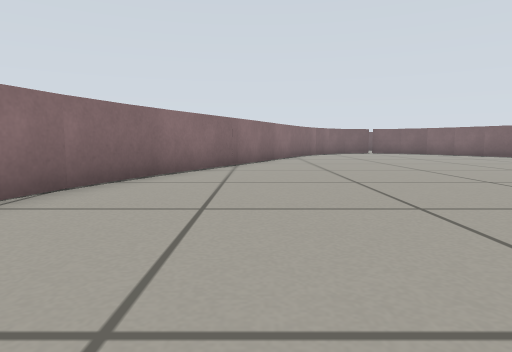
view 1 (above)

13 first-person views from a walk through a world built for the Gazebo simulator. The camera is 0.31 m above the floor, tilts 6° down and sees 75° across. The floor is counted in squares, 0.5 m on a side. Each view is taken from the middle of a square. On the plan, view 1 faces up. The plan holds only what a view shows up to about 10 squares ahead; the rest is blank. The place goes on beyond the plan.

view 2
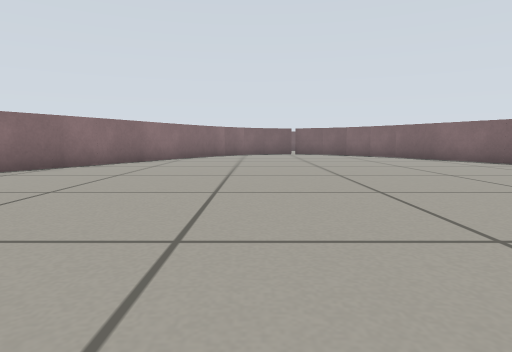

view 3
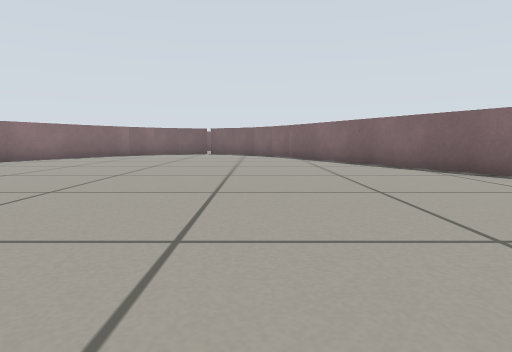

view 4
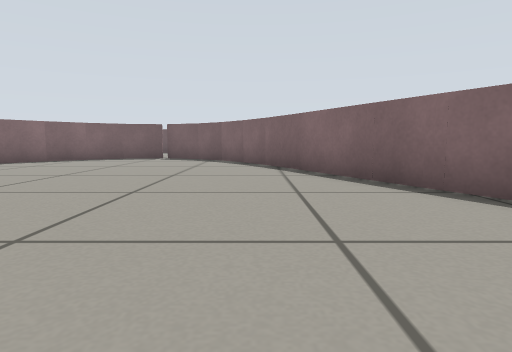

view 5
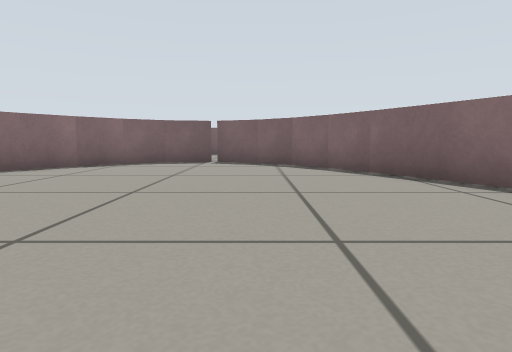

view 6
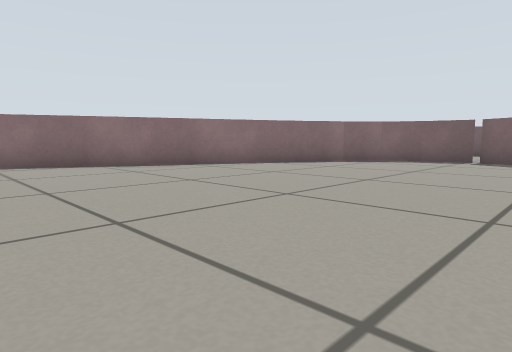

view 7
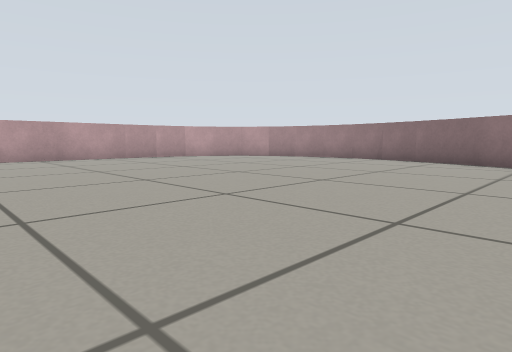

view 8
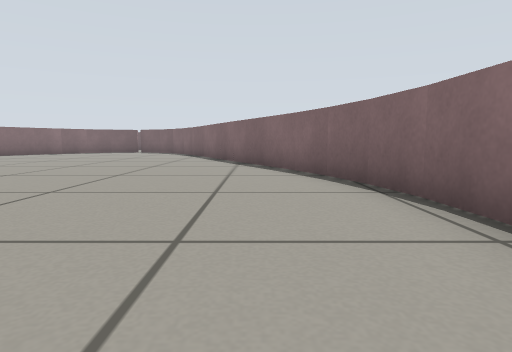

view 9
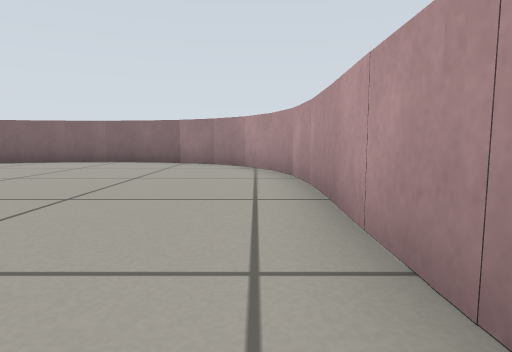

view 10
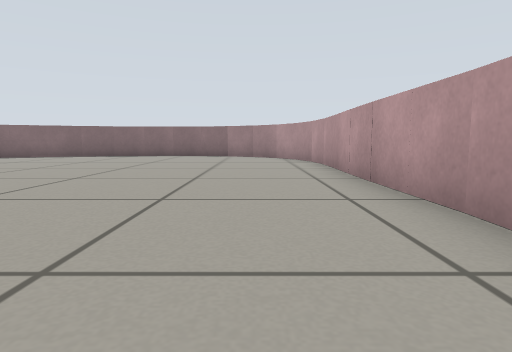

view 11
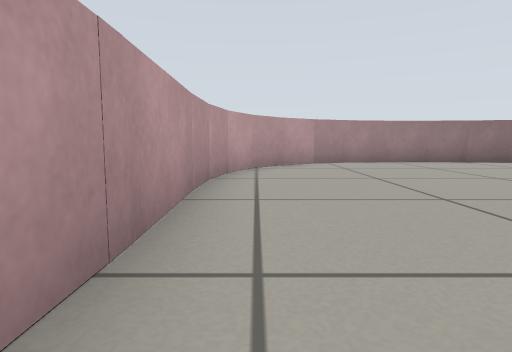

view 12
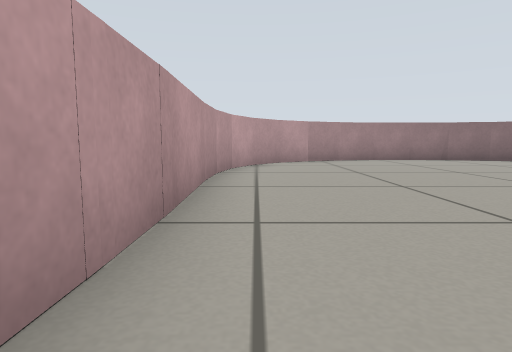

view 13
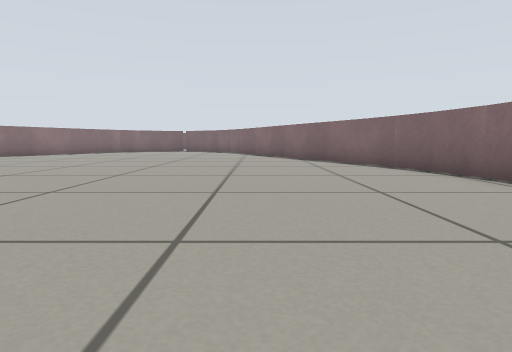

### Floor plan
Points are (right, up) in squares from view 1. A wall is a line through its corners. A room is listed if a view was taken in it or the views show most of it. See-through windows are left out.
Room 1 (views 1, 2, 3, 4, 5, 6, 7, 8, 9, 10, 11, 12, 13)
walls: (13.4, 4.9) (8.6, 14.6); (13.6, 3.7) (13.2, 5); (-2, 5.5) (-2.5, 4.3); (13.8, 2.5) (13.6, 3.8); (-2.4, 4.4) (-2.7, 3.2) (-2.9, 2) (-2.8, 0.8); (13.9, 1.4) (13.8, 2.6); (13.7, 0.2) (13.9, 1.5); (8.7, -3.8) (10, -3.7); (13.4, -1) (13.8, 0.4); (9.9, -3.7) (11.1, -3.3); (-2.8, 0.9) (-2.6, -0.4); (1.6, -3.7) (8.9, -3.8); (12.8, -2) (13.4, -0.9); (11, -3.4) (12.1, -2.7) (12.9, -1.8); (2.1, 14.1) (-2.1, 5.4); (8.7, 14.6) (7.9, 15.6); (-2.6, -0.2) (-2.1, -1.5); (0.4, -3.5) (1.7, -3.8); (-2.2, -1.4) (-1.4, -2.4); (-0.7, -3) (0.6, -3.6); (-1.6, -2.3) (-0.5, -3.2); (2.7, 15.1) (2, 14); (8, 15.5) (7, 16.3); (3.5, 15.9) (2.6, 15); (7.1, 16.3) (5.8, 16.9) (4.4, 16.6) (3.4, 15.9)

Where each view was taken, in squares from view 1:
view 1: 0 up, 0 right, facing up
view 2: 1 up, 4 right, facing up
view 3: 1 up, 8 right, facing up
view 4: 5 up, 9 right, facing up
view 5: 7 up, 7 right, facing up
view 6: 6 up, 8 right, facing up-left
view 7: 8 up, 8 right, facing down-left
view 8: 1 down, 12 right, facing up
view 9: 3 down, 4 right, facing right
view 10: 2 down, 0 right, facing right
view 11: 3 down, 7 right, facing left
view 12: 3 down, 8 right, facing left
view 13: 3 down, 10 right, facing up
